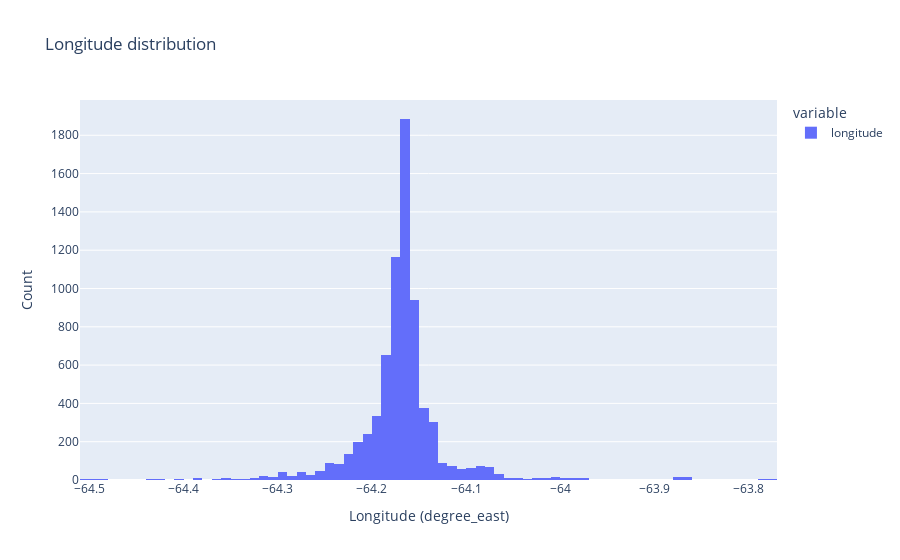

The notebook cell saved with this chart:
### Code cell
fig = raw_data["longitude"].plot(kind="hist", title="Longitude distribution", nbins=100)
# change the axis name
fig.update_xaxes(title_text="Longitude (degree_east)")
fig.update_yaxes(title_text="Count")
fig.show()

### Figure 1 — Plotly figure (JSON) as saved in the notebook; plotly's stock layout.template omitted (floating-point values rounded to 4 significant figures; data arrays with more than 128 entries replaced by an {"elided": "..."} marker saying what was removed)
{"data": [{"alignmentgroup": "True", "bingroup": "x", "hovertemplate": "variable=longitude<br>value=%{x}<br>count=%{y}<extra></extra>", "legendgroup": "longitude", "marker": {"color": "#636efa", "pattern": {"shape": ""}}, "name": "longitude", "nbinsx": 100, "offsetgroup": "longitude", "orientation": "v", "showlegend": true, "type": "histogram", "x": {"elided": "7272 float values"}, "xaxis": "x", "yaxis": "y"}], "layout": {"barmode": "relative", "legend": {"title": {"text": "variable"}, "tracegroupgap": 0}, "title": {"text": "Longitude distribution"}, "xaxis": {"anchor": "y", "domain": [0, 1], "title": {"text": "Longitude (degree_east)"}}, "yaxis": {"anchor": "x", "domain": [0, 1], "title": {"text": "Count"}}}}
